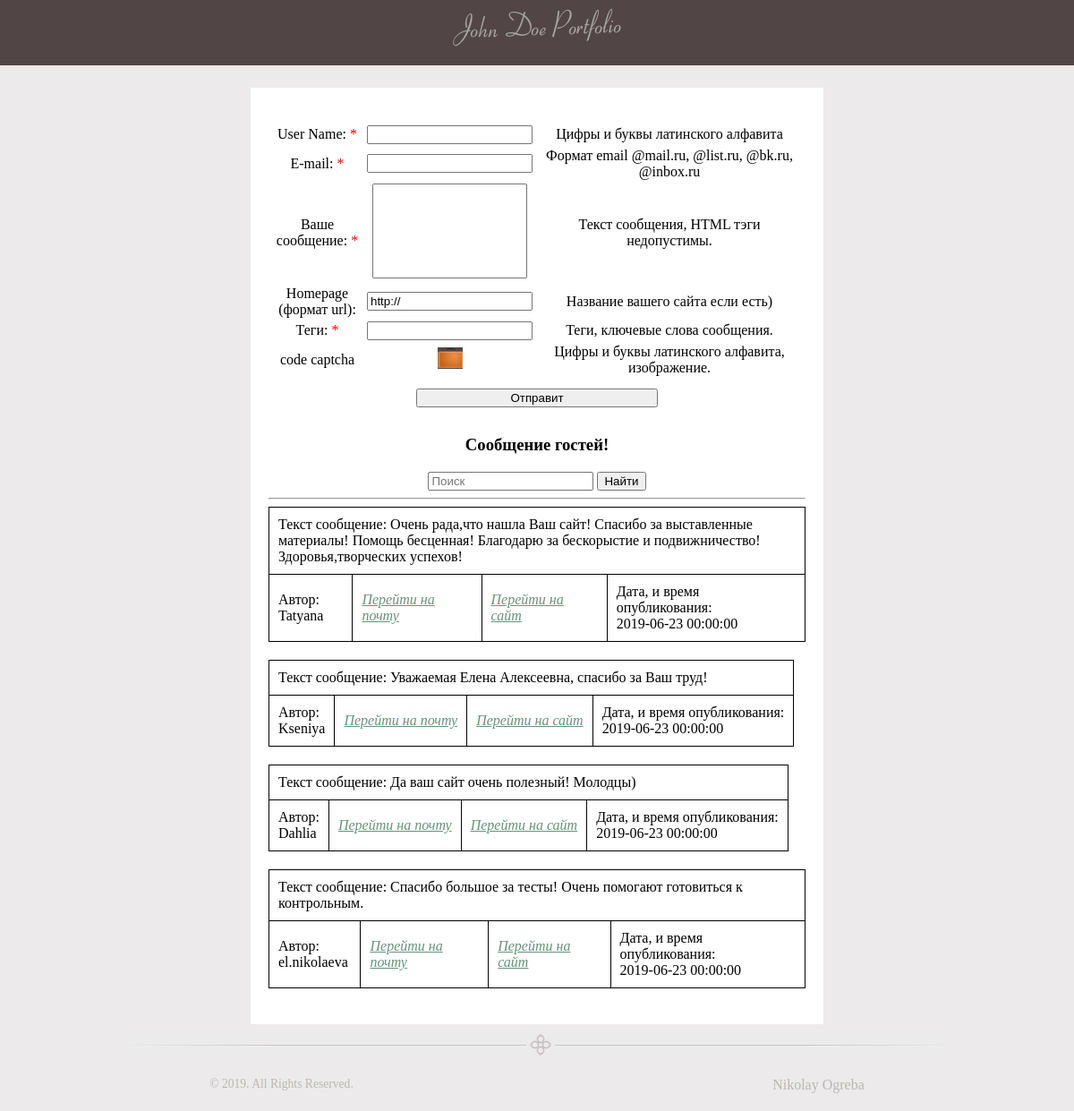
Before: / with the older database file.
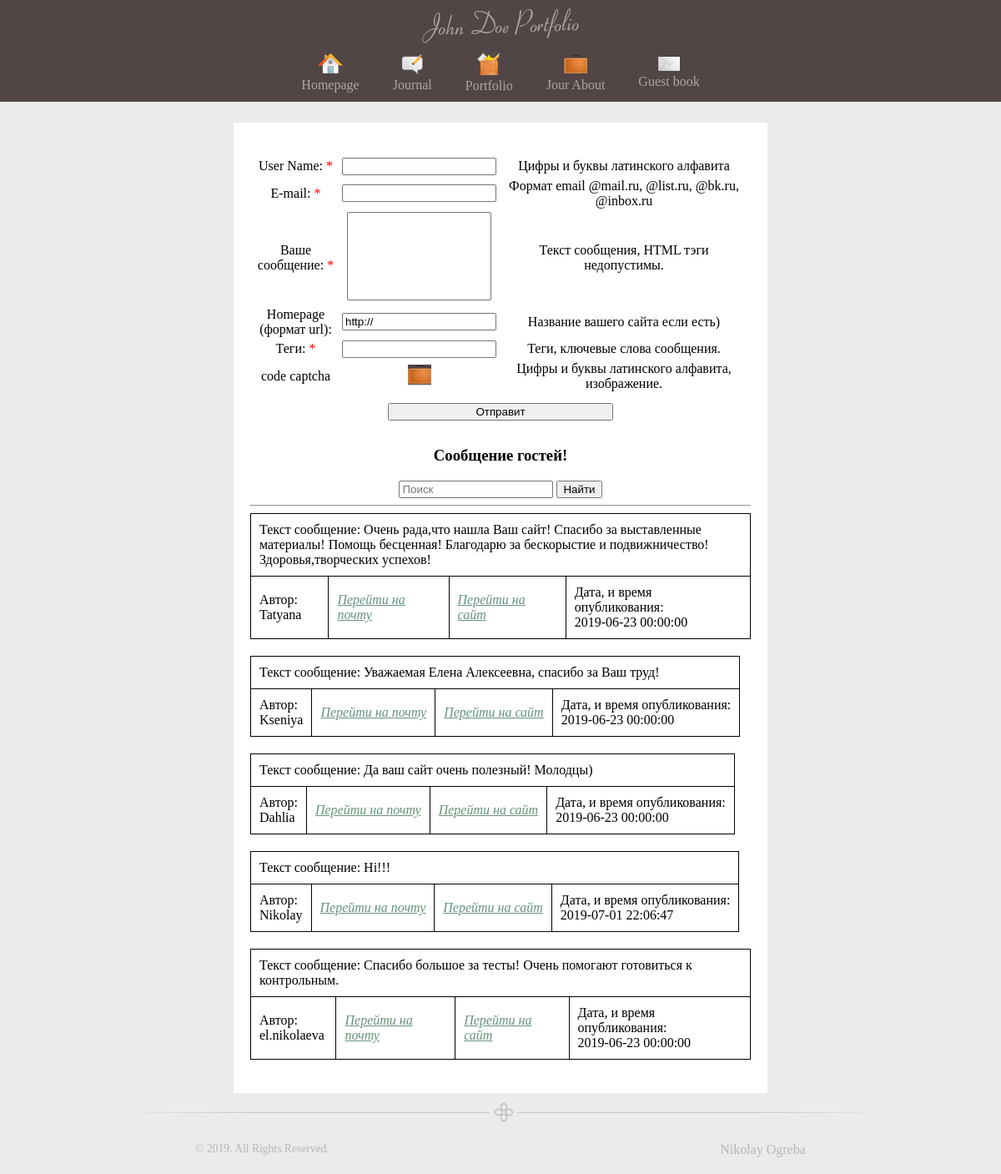
After: the same page with the newer database file.
### tables this page shows
CREATE TABLE IF NOT EXISTS `book` (
  `id` tinyint(12) unsigned NOT NULL,
  `userName` varchar(255) NOT NULL,
  `email` varchar(255) NOT NULL,
  `text` text NOT NULL,
  `homePage` varchar(255) NOT NULL,
  `date` datetime NOT NULL,
  `meta` varchar(255) NOT NULL
);

CREATE TABLE IF NOT EXISTS `pages` (
  `id` tinyint(3) unsigned NOT NULL,
  `metaKey` varchar(255) NOT NULL,
  `metaDes` varchar(255) NOT NULL,
  `iconImg` varchar(255) NOT NULL DEFAULT 'notImg.png',
  `imgPage` varchar(255) NOT NULL DEFAULT 'no img',
  `titleSite` varchar(255) NOT NULL,
  `textSite` text NOT NULL,
  `namePage` varchar(255) NOT NULL DEFAULT 'no name'
);

### controller/controller.php (called while the page is built, shortened)
<?php
    $pages = get_full_pages();
    $book = get_guest_book();
    require(TEMPLATE . 'index.php');

### index.php (called while the page is built, shortened)
<?php
	require(CONTROLLER);
?>

### model/model.php (called while the page is built, shortened)
<?php
	function get_full_pages()
	{
		$query = "SELECT `id`, `iconImg`, `titleSite`, `namePage` FROM `pages`";
		$res_select_pages = mysqli_query($GLOBALS['db'], $query) or die(mysqli_error($GLOBALS['db']));
		$get_array_pages = [];
		while($row = mysqli_fetch_assoc($res_select_pages)) {
			$get_array_pages[] = $row;
		}
		return $get_array_pages;
	}
	function get_guest_book()
	{
		$query = "SELECT `userName`, `email`, `text`, `homePage`, `date` FROM `book`";
		$result = mysqli_query($GLOBALS['db'], $query) or die(mysqli_error($GLOBALS['db']));
        $book = array();
        while($row = mysqli_fetch_assoc($result)) {
        	$book[] = $row;
        }
        return $book;
	}

### views/viewGuestBook/guest_book.php (the view, shortened to what this page needs)
<form method="POST" name='form_guest_book'>
	<table class='table'>
		<tr>
			<td class='w'><label for='username'>User Name: <span class='red'>*</span></label></td>
			<td><input type='text' name='userName' id='username' required /></td>
			<td>Цифры и буквы латинского алфавита</td>
		</tr>
		<tr>
			<td class='w'><label for='email'>E-mail: <span class='red'>*</span></label></td>
			<td><input type='email' pattern='[^ @]*@[^ @]*' name='email' id='email' required></td>
			<td>Формат email @mail.ru, @list.ru, @bk.ru, @inbox.ru</td>
		</tr>
		<tr>
			<td class='w'><label for='text'>Ваше сообщение: <span class='red'>*</span></label></td>
			<td><textarea name='fullText' id='text' required></textarea></td>
			<td>Текст сообщения, HTML тэги недопустимы.</td>
		</tr>
		<tr>
			<td class='w'><label for='homepage'>Homepage (формат url):</label></td>
			<td><input type='text' name='homePage' id='homepage' placeholder='http://' value='http://'></td>
			<td>Название вашего сайта если есть) <span class='decorationText'></span></td>
		</tr>
		<tr>
			<td class='w'><label for='tegs'>Теги: <span class='red'>*</span></label></td>
			<td><input id='text' id='tegs' name='meta' required></input></td>
			<td>Теги, ключевые слова сообщения.</td>
		</tr>
		<tr>
			<td class='w'>code captcha</td>
			<td><input type='image' src='images/makeup_28.png' id='captcha'></td>
			<td>Цифры и буквы латинского алфавита, изображение.</td>
		</tr>
		<tr>
			<td colspan='3'><button type='submit' name='submit' id='sub'> Отправит </button></td>
		</tr>
	</table>
</form>
<h3>Сообщение гостей!</h3>
<?php if(!empty($book)): ?>
<form action='' method='get' class='search'>
	<div>
		<input type='text' name='search' required placeholder='Поиск'>
		<button type='submit'>Найти</button>
	</div>
</form> <hr />
<?php foreach ($book as $value): ?>
<table class='border'>
	<tfoot>
		<tr>
			<td>Автор: <br /> <?=$value['userName']?></td>
			<td><a href='mailto:<?=$value['email']?>'>Перейти на почту</a></td>
			<?php if(!empty($value['homePage'])): ?>
			<td><a href='<?=$value['homePage']?>' target='_blank'>Перейти на сайт</a></td>
			<?php else: ?>
			<td>Сайт не указан</td>
			<?php endif; ?>
			<td>Дата, и время опубликования: <br /> <?=$value['date']?></td>
		</tr>
	</tfoot>
	<tbody>
		<tr>
			<td colspan='4'>Текст сообщение: <?=$value['text']?></td>
		</tr>
	</tbody>
</table>
<?php endforeach; endif; ?>

### views/viewGuestBook/blocks/header.php (shortened to what this page needs)
<!DOCTYPE HTML>
<html xmlns="http://www.w3.org/1999/xhtml">
<head>
    <link rel="stylesheet" href="<?=TEMPLATE?>styles/main.css" type="text/css" />
</head>
<body>
    <div id="container">
        <div id='header'>
            <img src="<?=TEMPLATE?>images/logo.png" alt = "Логотип сайта" />
            <nav>
                <?php foreach ($pages as $value): ?>
                    <?php if(isset($value['namePage']) && $value['namePage'] === 'no name'): ?>
                        <a href="?view=page&amp;page_id=<?=$value['id']?>">
                        <img src="<?=TEMPLATE?>images/<?=$value['iconImg']?>" alt="<?=$value['titleSite']?>" />
                            <br />
                        <span><?=$value['titleSite']?></span>
                    </a>
                    <?php else: ?>
                        <a href="?view=<?=$value['namePage']?>&amp;page_id=<?=$value['id']?>">
                        <img src="<?=TEMPLATE?>images/<?=$value['iconImg']?>" alt="<?=$value['titleSite']?>" />
                            <br />
                        <span><?=$value['titleSite']?></span>
                    </a>
                    <?php endif; ?>
                <?php endforeach; ?>
            </nav>
        </div>

### views/viewGuestBook/index.php
<?php require('blocks/header.php'); ?>
    <div id="content">
        <div id="post">
            <?php include($view . '.php'); ?>
        </div>
    </div>
<?php require('blocks/footer.php'); ?>

### views/viewGuestBook/blocks/footer.php
    <div class="footer">
		<div id="separatot">
                <img src="<?=TEMPLATE?>images/separator.png" alt="" />
        </div>
        <div id='inFoot'>
            <div id="copy"> &copy; 2019. All Rights Reserved. </div>
            <div class="right">Nikolay Ogreba</div>
        </div>
	</div>
</div>
</body>
</html>

### views/viewGuestBook/styles/main.css (style rules this page uses)
html { height: 100%; }
body { background-color: #ECEAEA; font-family: Tahoma; font-size: 12pt; margin: 0; padding: 0 0 1px 0; display: block; min-height: 100%; width: 100%; overflow-y: hidden; position: relative; overflow: auto; }
a img { border: none; }
nav { display: flex; align-items: center; justify-content: center; }
#container { text-align: center; margin: 0 auto; }
#container nav { padding: 0 0 10px; }
#container nav a { color: #ACA6A6; text-decoration: none; padding: 0 20px; }
#header { background-color: #514545; }
#content { margin: 0 auto; display: flex; flex-direction: column; margin-bottom: 50px; }
#inFoot { display: flex; justify-content: space-around; padding: 20px 0; }
.table { width: 100%; }
.w { width: 103px }
.table textarea { resize: none; height: 100px; width: 167px; }
.table tr, .table td { vertical-align: middle; }
.border { margin-bottom: 20px; }
.border, .border tr, .border td { border: 1px solid #000; border-collapse: collapse; border-spacing: 0; padding: 10px; }
.border tr:last-child { text-align: left; }
.red { color: red; }
#sub { margin: 10px 0; width: 270px; cursor: pointer; }
#post { background-color: #fff; margin: 25px auto 0; width: 600px; padding: 20px; }
#post a { color: #65937B; font-style: italic; }
.footer { height: 50px; position: absolute; left: 0; right: 0; bottom: 0; }
#separatot { padding-top: 10px; }
#copy { color: #BBB6B5; font-size: 85%; }
.right { color: #BBB6B5; text-align: right; }

Changed rows visible on the page:
added pages: iconImg (picture), titleSite "Homepage"
added pages: iconImg (picture), titleSite "Journal"
added pages: iconImg (picture), titleSite "Portfolio"
added pages: iconImg (picture), titleSite "Jour About"
added pages: iconImg (picture), titleSite "Guest book"
added book: userName "Nikolay", date "2019-07-01 22:06:47", text "Hi!!!"
